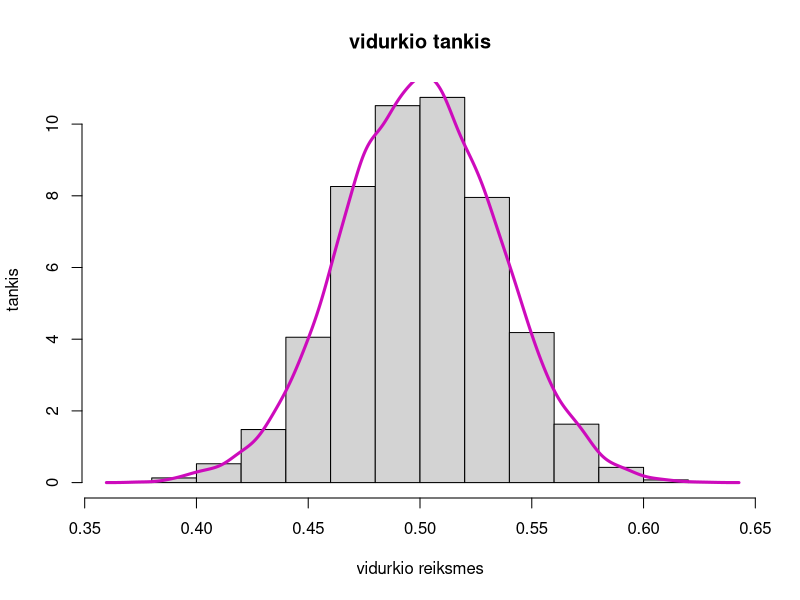

Write the R code that produced this figure.
## ---- chunk 1
#n atsitiktiniu dydziu pagal beta skirstini
avid=function(n){
  mean(rbeta(n, 0.5, 0.5))
}

#10000 vidurkio realizaciju, n=100
v = replicate(10000, avid(100))

#histograma
hist(v,main ="vidurkio tankis",xlab ="vidurkio reiksmes",ylab = "tankis", probability = TRUE)

#tankio kreive
lines(density(v), col=6,lwd=3)
